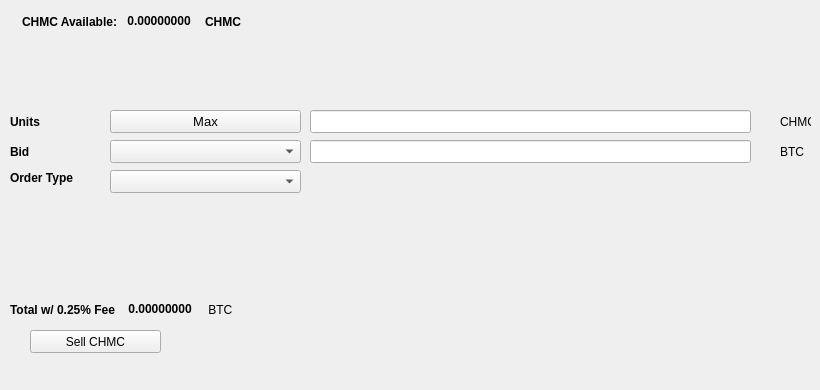
   <widget class="QWidget" name="SellTab">
    <attribute name="title">
     <string>Sell</string>
    </attribute>
    <widget class="QLabel" name="label_16">
     <property name="geometry">
      <rect>
       <x>780</x>
       <y>140</y>
       <width>31</width>
       <height>23</height>
      </rect>
     </property>
     <property name="text">
      <string>BTC</string>
     </property>
    </widget>
    <widget class="QComboBox" name="SellBidcomboBox">
     <property name="geometry">
      <rect>
       <x>110</x>
       <y>140</y>
       <width>191</width>
       <height>23</height>
      </rect>
     </property>
     <property name="font">
      <font>
       <pointsize>10</pointsize>
      </font>
     </property>
    </widget>
    <widget class="QLabel" name="label_18">
     <property name="geometry">
      <rect>
       <x>10</x>
       <y>110</y>
       <width>46</width>
       <height>23</height>
      </rect>
     </property>
     <property name="font">
      <font>
       <weight>75</weight>
       <bold>true</bold>
      </font>
     </property>
     <property name="text">
      <string>Units</string>
     </property>
    </widget>
    <widget class="QPushButton" name="Sell_Max_Amount">
     <property name="geometry">
      <rect>
       <x>110</x>
       <y>110</y>
       <width>191</width>
       <height>23</height>
      </rect>
     </property>
     <property name="font">
      <font>
       <pointsize>10</pointsize>
      </font>
     </property>
     <property name="text">
      <string>Max</string>
     </property>
    </widget>
    <widget class="QLabel" name="label_20">
     <property name="geometry">
      <rect>
       <x>10</x>
       <y>170</y>
       <width>91</width>
       <height>16</height>
      </rect>
     </property>
     <property name="font">
      <font>
       <weight>75</weight>
       <bold>true</bold>
      </font>
     </property>
     <property name="text">
      <string>Order Type</string>
     </property>
    </widget>
    <widget class="QComboBox" name="SellOrdertypeCombo">
     <property name="geometry">
      <rect>
       <x>110</x>
       <y>170</y>
       <width>191</width>
       <height>23</height>
      </rect>
     </property>
     <property name="font">
      <font>
       <pointsize>10</pointsize>
      </font>
     </property>
    </widget>
    <widget class="QLabel" name="label_21">
     <property name="geometry">
      <rect>
       <x>10</x>
       <y>140</y>
       <width>46</width>
       <height>23</height>
      </rect>
     </property>
     <property name="font">
      <font>
       <weight>75</weight>
       <bold>true</bold>
      </font>
     </property>
     <property name="text">
      <string>Bid</string>
     </property>
    </widget>
    <widget class="QLabel" name="label_22">
     <property name="geometry">
      <rect>
       <x>780</x>
       <y>110</y>
       <width>31</width>
       <height>23</height>
      </rect>
     </property>
     <property name="text">
      <string>CHMC</string>
     </property>
    </widget>
    <widget class="QLineEdit" name="UnitsInputCHMC">
     <property name="geometry">
      <rect>
       <x>310</x>
       <y>110</y>
       <width>441</width>
       <height>23</height>
      </rect>
     </property>
     <property name="font">
      <font>
       <pointsize>9</pointsize>
       <weight>75</weight>
       <bold>true</bold>
      </font>
     </property>
    </widget>
    <widget class="QLineEdit" name="SellBidPriceEdit">
     <property name="geometry">
      <rect>
       <x>310</x>
       <y>140</y>
       <width>441</width>
       <height>23</height>
      </rect>
     </property>
     <property name="font">
      <font>
       <pointsize>9</pointsize>
       <weight>75</weight>
       <bold>true</bold>
      </font>
     </property>
    </widget>
    <widget class="QPushButton" name="SellCHMCBTN">
     <property name="geometry">
      <rect>
       <x>30</x>
       <y>330</y>
       <width>131</width>
       <height>23</height>
      </rect>
     </property>
     <property name="text">
      <string>Sell CHMC</string>
     </property>
     <property name="icon">
      <iconset resource="../christmascoin">
       <normaloff>:/icons/bitcoin</normaloff>:/icons/bitcoin</iconset>
     </property>
    </widget>
    <widget class="QWidget" name="layoutWidget3">
     <property name="geometry">
      <rect>
       <x>22</x>
       <y>12</y>
       <width>258</width>
       <height>19</height>
      </rect>
     </property>
     <layout class="QHBoxLayout" name="horizontalLayout">
      <item>
       <widget class="QLabel" name="label232_2">
        <property name="font">
         <font>
          <weight>75</weight>
          <bold>true</bold>
         </font>
        </property>
        <property name="text">
         <string>CHMC Available:</string>
        </property>
       </widget>
      </item>
      <item>
       <widget class="QLabel" name="CHMCAvailableLabel">
        <property name="palette">
         <palette>
          <active>
           <colorrole role="WindowText">
            <brush brushstyle="SolidPattern">
             <color alpha="255">
              <red>0</red>
              <green>0</green>
              <blue>0</blue>
             </color>
            </brush>
           </colorrole>
           <colorrole role="Button">
            <brush brushstyle="SolidPattern">
             <color alpha="255">
              <red>0</red>
              <green>170</green>
              <blue>0</blue>
             </color>
            </brush>
           </colorrole>
           <colorrole role="Light">
            <brush brushstyle="SolidPattern">
             <color alpha="255">
              <red>0</red>
              <green>255</green>
              <blue>0</blue>
             </color>
            </brush>
           </colorrole>
           <colorrole role="Midlight">
            <brush brushstyle="SolidPattern">
             <color alpha="255">
              <red>0</red>
              <green>212</green>
              <blue>0</blue>
             </color>
            </brush>
           </colorrole>
           <colorrole role="Dark">
            <brush brushstyle="SolidPattern">
             <color alpha="255">
              <red>0</red>
              <green>85</green>
              <blue>0</blue>
             </color>
            </brush>
           </colorrole>
           <colorrole role="Mid">
            <brush brushstyle="SolidPattern">
             <color alpha="255">
              <red>0</red>
              <green>113</green>
              <blue>0</blue>
             </color>
            </brush>
           </colorrole>
           <colorrole role="Text">
            <brush brushstyle="SolidPattern">
             <color alpha="255">
              <red>0</red>
              <green>170</green>
              <blue>0</blue>
             </color>
            </brush>
           </colorrole>
           <colorrole role="BrightText">
            <brush brushstyle="SolidPattern">
             <color alpha="255">
              <red>255</red>
              <green>255</green>
              <blue>255</blue>
             </color>
            </brush>
           </colorrole>
           <colorrole role="ButtonText">
            <brush brushstyle="SolidPattern">
             <color alpha="255">
              <red>0</red>
              <green>0</green>
              <blue>0</blue>
             </color>
            </brush>
           </colorrole>
           <colorrole role="Base">
            <brush brushstyle="SolidPattern">
             <color alpha="255">
              <red>255</red>
              <green>255</green>
              <blue>255</blue>
             </color>
            </brush>
           </colorrole>
           <colorrole role="Window">
            <brush brushstyle="SolidPattern">
             <color alpha="255">
              <red>0</red>
              <green>170</green>
              <blue>0</blue>
             </color>
            </brush>
           </colorrole>
           <colorrole role="Shadow">
            <brush brushstyle="SolidPattern">
             <color alpha="255">
              <red>0</red>
              <green>0</green>
              <blue>0</blue>
             </color>
            </brush>
           </colorrole>
           <colorrole role="AlternateBase">
            <brush brushstyle="SolidPattern">
             <color alpha="255">
              <red>127</red>
              <green>212</green>
              <blue>127</blue>
             </color>
            </brush>
           </colorrole>
           <colorrole role="ToolTipBase">
            <brush brushstyle="SolidPattern">
             <color alpha="255">
              <red>255</red>
              <green>255</green>
              <blue>220</blue>
             </color>
            </brush>
           </colorrole>
           <colorrole role="ToolTipText">
            <brush brushstyle="SolidPattern">
             <color alpha="255">
              <red>0</red>
              <green>0</green>
              <blue>0</blue>
             </color>
            </brush>
           </colorrole>
          </active>
          <inactive>
           <colorrole role="WindowText">
            <brush brushstyle="SolidPattern">
             <color alpha="255">
              <red>0</red>
              <green>0</green>
              <blue>0</blue>
             </color>
            </brush>
           </colorrole>
           <colorrole role="Button">
            <brush brushstyle="SolidPattern">
             <color alpha="255">
              <red>0</red>
              <green>170</green>
              <blue>0</blue>
             </color>
            </brush>
           </colorrole>
           <colorrole role="Light">
            <brush brushstyle="SolidPattern">
             <color alpha="255">
              <red>0</red>
              <green>255</green>
              <blue>0</blue>
             </color>
            </brush>
           </colorrole>
           <colorrole role="Midlight">
            <brush brushstyle="SolidPattern">
             <color alpha="255">
              <red>0</red>
              <green>212</green>
              <blue>0</blue>
             </color>
            </brush>
           </colorrole>
           <colorrole role="Dark">
            <brush brushstyle="SolidPattern">
             <color alpha="255">
              <red>0</red>
              <green>85</green>
              <blue>0</blue>
             </color>
            </brush>
           </colorrole>
           <colorrole role="Mid">
            <brush brushstyle="SolidPattern">
             <color alpha="255">
              <red>0</red>
              <green>113</green>
              <blue>0</blue>
             </color>
            </brush>
           </colorrole>
           <colorrole role="Text">
            <brush brushstyle="SolidPattern">
             <color alpha="255">
              <red>0</red>
              <green>170</green>
              <blue>0</blue>
             </color>
            </brush>
           </colorrole>
           <colorrole role="BrightText">
            <brush brushstyle="SolidPattern">
             <color alpha="255">
              <red>255</red>
              <green>255</green>
              <blue>255</blue>
             </color>
            </brush>
           </colorrole>
           <colorrole role="ButtonText">
            <brush brushstyle="SolidPattern">
             <color alpha="255">
              <red>0</red>
              <green>0</green>
              <blue>0</blue>
             </color>
            </brush>
           </colorrole>
           <colorrole role="Base">
            <brush brushstyle="SolidPattern">
             <color alpha="255">
              <red>255</red>
              <green>255</green>
              <blue>255</blue>
             </color>
            </brush>
           </colorrole>
           <colorrole role="Window">
            <brush brushstyle="SolidPattern">
             <color alpha="255">
              <red>0</red>
              <green>170</green>
              <blue>0</blue>
             </color>
            </brush>
           </colorrole>
           <colorrole role="Shadow">
            <brush brushstyle="SolidPattern">
             <color alpha="255">
              <red>0</red>
              <green>0</green>
              <blue>0</blue>
             </color>
            </brush>
           </colorrole>
           <colorrole role="AlternateBase">
            <brush brushstyle="SolidPattern">
             <color alpha="255">
              <red>127</red>
              <green>212</green>
              <blue>127</blue>
             </color>
            </brush>
           </colorrole>
           <colorrole role="ToolTipBase">
            <brush brushstyle="SolidPattern">
             <color alpha="255">
              <red>255</red>
              <green>255</green>
              <blue>220</blue>
             </color>
            </brush>
           </colorrole>
           <colorrole role="ToolTipText">
            <brush brushstyle="SolidPattern">
             <color alpha="255">
              <red>0</red>
              <green>0</green>
              <blue>0</blue>
             </color>
            </brush>
           </colorrole>
          </inactive>
          <disabled>
           <colorrole role="WindowText">
            <brush brushstyle="SolidPattern">
             <color alpha="255">
              <red>0</red>
              <green>85</green>
              <blue>0</blue>
             </color>
            </brush>
           </colorrole>
           <colorrole role="Button">
            <brush brushstyle="SolidPattern">
             <color alpha="255">
              <red>0</red>
              <green>170</green>
              <blue>0</blue>
             </color>
            </brush>
           </colorrole>
           <colorrole role="Light">
            <brush brushstyle="SolidPattern">
             <color alpha="255">
              <red>0</red>
              <green>255</green>
              <blue>0</blue>
             </color>
            </brush>
           </colorrole>
           <colorrole role="Midlight">
            <brush brushstyle="SolidPattern">
             <color alpha="255">
              <red>0</red>
              <green>212</green>
              <blue>0</blue>
             </color>
            </brush>
           </colorrole>
           <colorrole role="Dark">
            <brush brushstyle="SolidPattern">
             <color alpha="255">
              <red>0</red>
              <green>85</green>
              <blue>0</blue>
             </color>
            </brush>
           </colorrole>
           <colorrole role="Mid">
            <brush brushstyle="SolidPattern">
             <color alpha="255">
              <red>0</red>
              <green>113</green>
              <blue>0</blue>
             </color>
            </brush>
           </colorrole>
           <colorrole role="Text">
            <brush brushstyle="SolidPattern">
             <color alpha="255">
              <red>0</red>
              <green>85</green>
              <blue>0</blue>
             </color>
            </brush>
           </colorrole>
           <colorrole role="BrightText">
            <brush brushstyle="SolidPattern">
             <color alpha="255">
              <red>255</red>
              <green>255</green>
              <blue>255</blue>
             </color>
            </brush>
           </colorrole>
           <colorrole role="ButtonText">
            <brush brushstyle="SolidPattern">
             <color alpha="255">
              <red>0</red>
              <green>85</green>
              <blue>0</blue>
             </color>
            </brush>
           </colorrole>
           <colorrole role="Base">
            <brush brushstyle="SolidPattern">
             <color alpha="255">
              <red>0</red>
              <green>170</green>
              <blue>0</blue>
             </color>
            </brush>
           </colorrole>
           <colorrole role="Window">
            <brush brushstyle="SolidPattern">
             <color alpha="255">
              <red>0</red>
              <green>170</green>
              <blue>0</blue>
             </color>
            </brush>
           </colorrole>
           <colorrole role="Shadow">
            <brush brushstyle="SolidPattern">
             <color alpha="255">
              <red>0</red>
              <green>0</green>
              <blue>0</blue>
             </color>
            </brush>
           </colorrole>
           <colorrole role="AlternateBase">
            <brush brushstyle="SolidPattern">
             <color alpha="255">
              <red>0</red>
              <green>170</green>
              <blue>0</blue>
             </color>
            </brush>
           </colorrole>
           <colorrole role="ToolTipBase">
            <brush brushstyle="SolidPattern">
             <color alpha="255">
              <red>255</red>
              <green>255</green>
              <blue>220</blue>
             </color>
            </brush>
           </colorrole>
           <colorrole role="ToolTipText">
            <brush brushstyle="SolidPattern">
             <color alpha="255">
              <red>0</red>
              <green>0</green>
              <blue>0</blue>
             </color>
            </brush>
           </colorrole>
          </disabled>
         </palette>
        </property>
        <property name="font">
         <font>
          <weight>75</weight>
          <bold>true</bold>
         </font>
        </property>
        <property name="text">
         <string> 0.00000000 </string>
        </property>
        <property name="textInteractionFlags">
         <set>Qt::LinksAccessibleByMouse|Qt::TextSelectableByKeyboard|Qt::TextSelectableByMouse</set>
        </property>
       </widget>
      </item>
      <item>
       <widget class="QLabel" name="labelCHMC">
        <property name="font">
         <font>
          <weight>75</weight>
          <bold>true</bold>
         </font>
        </property>
        <property name="text">
         <string>CHMC</string>
        </property>
       </widget>
      </item>
     </layout>
    </widget>
    <widget class="QWidget" name="layoutWidget">
     <property name="geometry">
      <rect>
       <x>10</x>
       <y>300</y>
       <width>268</width>
       <height>19</height>
      </rect>
     </property>
     <layout class="QHBoxLayout" name="horizontalLayout_2">
      <item>
       <widget class="QLabel" name="label_19">
        <property name="font">
         <font>
          <weight>75</weight>
          <bold>true</bold>
         </font>
        </property>
        <property name="text">
         <string>Total w/ 0.25% Fee </string>
        </property>
       </widget>
      </item>
      <item>
       <widget class="QLabel" name="SellCostLabel">
        <property name="palette">
         <palette>
          <active>
           <colorrole role="WindowText">
            <brush brushstyle="SolidPattern">
             <color alpha="255">
              <red>0</red>
              <green>0</green>
              <blue>0</blue>
             </color>
            </brush>
           </colorrole>
           <colorrole role="Button">
            <brush brushstyle="SolidPattern">
             <color alpha="255">
              <red>0</red>
              <green>170</green>
              <blue>0</blue>
             </color>
            </brush>
           </colorrole>
           <colorrole role="Light">
            <brush brushstyle="SolidPattern">
             <color alpha="255">
              <red>0</red>
              <green>255</green>
              <blue>0</blue>
             </color>
            </brush>
           </colorrole>
           <colorrole role="Midlight">
            <brush brushstyle="SolidPattern">
             <color alpha="255">
              <red>0</red>
              <green>212</green>
              <blue>0</blue>
             </color>
            </brush>
           </colorrole>
           <colorrole role="Dark">
            <brush brushstyle="SolidPattern">
             <color alpha="255">
              <red>0</red>
              <green>85</green>
              <blue>0</blue>
             </color>
            </brush>
           </colorrole>
           <colorrole role="Mid">
            <brush brushstyle="SolidPattern">
             <color alpha="255">
              <red>0</red>
              <green>113</green>
              <blue>0</blue>
             </color>
            </brush>
           </colorrole>
           <colorrole role="Text">
            <brush brushstyle="SolidPattern">
             <color alpha="255">
              <red>0</red>
              <green>170</green>
              <blue>0</blue>
             </color>
            </brush>
           </colorrole>
           <colorrole role="BrightText">
            <brush brushstyle="SolidPattern">
             <color alpha="255">
              <red>255</red>
              <green>255</green>
              <blue>255</blue>
             </color>
            </brush>
           </colorrole>
           <colorrole role="ButtonText">
            <brush brushstyle="SolidPattern">
             <color alpha="255">
              <red>0</red>
              <green>0</green>
              <blue>0</blue>
             </color>
            </brush>
           </colorrole>
           <colorrole role="Base">
            <brush brushstyle="SolidPattern">
             <color alpha="255">
              <red>255</red>
              <green>255</green>
              <blue>255</blue>
             </color>
            </brush>
           </colorrole>
           <colorrole role="Window">
            <brush brushstyle="SolidPattern">
             <color alpha="255">
              <red>0</red>
              <green>170</green>
              <blue>0</blue>
             </color>
            </brush>
           </colorrole>
           <colorrole role="Shadow">
            <brush brushstyle="SolidPattern">
             <color alpha="255">
              <red>0</red>
              <green>0</green>
              <blue>0</blue>
             </color>
            </brush>
           </colorrole>
           <colorrole role="AlternateBase">
            <brush brushstyle="SolidPattern">
             <color alpha="255">
              <red>127</red>
              <green>212</green>
              <blue>127</blue>
             </color>
            </brush>
           </colorrole>
           <colorrole role="ToolTipBase">
            <brush brushstyle="SolidPattern">
             <color alpha="255">
              <red>255</red>
              <green>255</green>
              <blue>220</blue>
             </color>
            </brush>
           </colorrole>
           <colorrole role="ToolTipText">
            <brush brushstyle="SolidPattern">
             <color alpha="255">
              <red>0</red>
              <green>0</green>
              <blue>0</blue>
             </color>
            </brush>
           </colorrole>
          </active>
          <inactive>
           <colorrole role="WindowText">
            <brush brushstyle="SolidPattern">
             <color alpha="255">
              <red>0</red>
              <green>0</green>
              <blue>0</blue>
             </color>
            </brush>
           </colorrole>
           <colorrole role="Button">
            <brush brushstyle="SolidPattern">
             <color alpha="255">
              <red>0</red>
              <green>170</green>
              <blue>0</blue>
             </color>
            </brush>
           </colorrole>
           <colorrole role="Light">
            <brush brushstyle="SolidPattern">
             <color alpha="255">
              <red>0</red>
              <green>255</green>
              <blue>0</blue>
             </color>
            </brush>
           </colorrole>
           <colorrole role="Midlight">
            <brush brushstyle="SolidPattern">
             <color alpha="255">
              <red>0</red>
              <green>212</green>
              <blue>0</blue>
             </color>
            </brush>
           </colorrole>
           <colorrole role="Dark">
            <brush brushstyle="SolidPattern">
             <color alpha="255">
              <red>0</red>
              <green>85</green>
              <blue>0</blue>
             </color>
            </brush>
           </colorrole>
           <colorrole role="Mid">
            <brush brushstyle="SolidPattern">
             <color alpha="255">
              <red>0</red>
              <green>113</green>
              <blue>0</blue>
             </color>
            </brush>
           </colorrole>
           <colorrole role="Text">
            <brush brushstyle="SolidPattern">
             <color alpha="255">
              <red>0</red>
              <green>170</green>
              <blue>0</blue>
             </color>
            </brush>
           </colorrole>
           <colorrole role="BrightText">
            <brush brushstyle="SolidPattern">
             <color alpha="255">
              <red>255</red>
              <green>255</green>
              <blue>255</blue>
             </color>
            </brush>
           </colorrole>
           <colorrole role="ButtonText">
            <brush brushstyle="SolidPattern">
             <color alpha="255">
              <red>0</red>
              <green>0</green>
              <blue>0</blue>
             </color>
            </brush>
           </colorrole>
           <colorrole role="Base">
            <brush brushstyle="SolidPattern">
             <color alpha="255">
              <red>255</red>
              <green>255</green>
              <blue>255</blue>
             </color>
            </brush>
           </colorrole>
           <colorrole role="Window">
            <brush brushstyle="SolidPattern">
             <color alpha="255">
              <red>0</red>
              <green>170</green>
              <blue>0</blue>
             </color>
            </brush>
           </colorrole>
           <colorrole role="Shadow">
            <brush brushstyle="SolidPattern">
             <color alpha="255">
              <red>0</red>
              <green>0</green>
              <blue>0</blue>
             </color>
            </brush>
           </colorrole>
           <colorrole role="AlternateBase">
            <brush brushstyle="SolidPattern">
             <color alpha="255">
              <red>127</red>
              <green>212</green>
              <blue>127</blue>
             </color>
            </brush>
           </colorrole>
           <colorrole role="ToolTipBase">
            <brush brushstyle="SolidPattern">
             <color alpha="255">
              <red>255</red>
              <green>255</green>
              <blue>220</blue>
             </color>
            </brush>
           </colorrole>
           <colorrole role="ToolTipText">
            <brush brushstyle="SolidPattern">
             <color alpha="255">
              <red>0</red>
              <green>0</green>
              <blue>0</blue>
             </color>
            </brush>
           </colorrole>
          </inactive>
          <disabled>
           <colorrole role="WindowText">
            <brush brushstyle="SolidPattern">
             <color alpha="255">
              <red>0</red>
              <green>85</green>
              <blue>0</blue>
             </color>
            </brush>
           </colorrole>
           <colorrole role="Button">
            <brush brushstyle="SolidPattern">
             <color alpha="255">
              <red>0</red>
              <green>170</green>
              <blue>0</blue>
             </color>
            </brush>
           </colorrole>
           <colorrole role="Light">
            <brush brushstyle="SolidPattern">
             <color alpha="255">
              <red>0</red>
              <green>255</green>
              <blue>0</blue>
             </color>
            </brush>
           </colorrole>
           <colorrole role="Midlight">
            <brush brushstyle="SolidPattern">
             <color alpha="255">
              <red>0</red>
              <green>212</green>
              <blue>0</blue>
             </color>
            </brush>
           </colorrole>
           <colorrole role="Dark">
            <brush brushstyle="SolidPattern">
             <color alpha="255">
              <red>0</red>
              <green>85</green>
              <blue>0</blue>
             </color>
            </brush>
           </colorrole>
           <colorrole role="Mid">
            <brush brushstyle="SolidPattern">
             <color alpha="255">
              <red>0</red>
              <green>113</green>
              <blue>0</blue>
             </color>
            </brush>
           </colorrole>
           <colorrole role="Text">
            <brush brushstyle="SolidPattern">
             <color alpha="255">
              <red>0</red>
              <green>85</green>
              <blue>0</blue>
             </color>
            </brush>
           </colorrole>
           <colorrole role="BrightText">
            <brush brushstyle="SolidPattern">
             <color alpha="255">
              <red>255</red>
              <green>255</green>
              <blue>255</blue>
             </color>
            </brush>
           </colorrole>
           <colorrole role="ButtonText">
            <brush brushstyle="SolidPattern">
             <color alpha="255">
              <red>0</red>
              <green>85</green>
              <blue>0</blue>
             </color>
            </brush>
           </colorrole>
           <colorrole role="Base">
            <brush brushstyle="SolidPattern">
             <color alpha="255">
              <red>0</red>
              <green>170</green>
              <blue>0</blue>
             </color>
            </brush>
           </colorrole>
           <colorrole role="Window">
            <brush brushstyle="SolidPattern">
             <color alpha="255">
              <red>0</red>
              <green>170</green>
              <blue>0</blue>
             </color>
            </brush>
           </colorrole>
           <colorrole role="Shadow">
            <brush brushstyle="SolidPattern">
             <color alpha="255">
              <red>0</red>
              <green>0</green>
              <blue>0</blue>
             </color>
            </brush>
           </colorrole>
           <colorrole role="AlternateBase">
            <brush brushstyle="SolidPattern">
             <color alpha="255">
              <red>0</red>
              <green>170</green>
              <blue>0</blue>
             </color>
            </brush>
           </colorrole>
           <colorrole role="ToolTipBase">
            <brush brushstyle="SolidPattern">
             <color alpha="255">
              <red>255</red>
              <green>255</green>
              <blue>220</blue>
             </color>
            </brush>
           </colorrole>
           <colorrole role="ToolTipText">
            <brush brushstyle="SolidPattern">
             <color alpha="255">
              <red>0</red>
              <green>0</green>
              <blue>0</blue>
             </color>
            </brush>
           </colorrole>
          </disabled>
         </palette>
        </property>
        <property name="font">
         <font>
          <weight>75</weight>
          <bold>true</bold>
         </font>
        </property>
        <property name="autoFillBackground">
         <bool>false</bool>
        </property>
        <property name="text">
         <string> 0.00000000</string>
        </property>
        <property name="textInteractionFlags">
         <set>Qt::LinksAccessibleByMouse|Qt::TextSelectableByMouse</set>
        </property>
       </widget>
      </item>
      <item>
       <widget class="QLabel" name="label_17">
        <property name="font">
         <font>
          <weight>50</weight>
          <bold>false</bold>
         </font>
        </property>
        <property name="text">
         <string> BTC</string>
        </property>
       </widget>
      </item>
     </layout>
    </widget>
    <widget class="QLabel" name="label_23">
     <property name="geometry">
      <rect>
       <x>460</x>
       <y>300</y>
       <width>281</width>
       <height>81</height>
      </rect>
     </property>
     <property name="text">
      <string/>
     </property>
     <property name="pixmap">
      <pixmap>:/images/bittrex</pixmap>
     </property>
    </widget>
   </widget>
